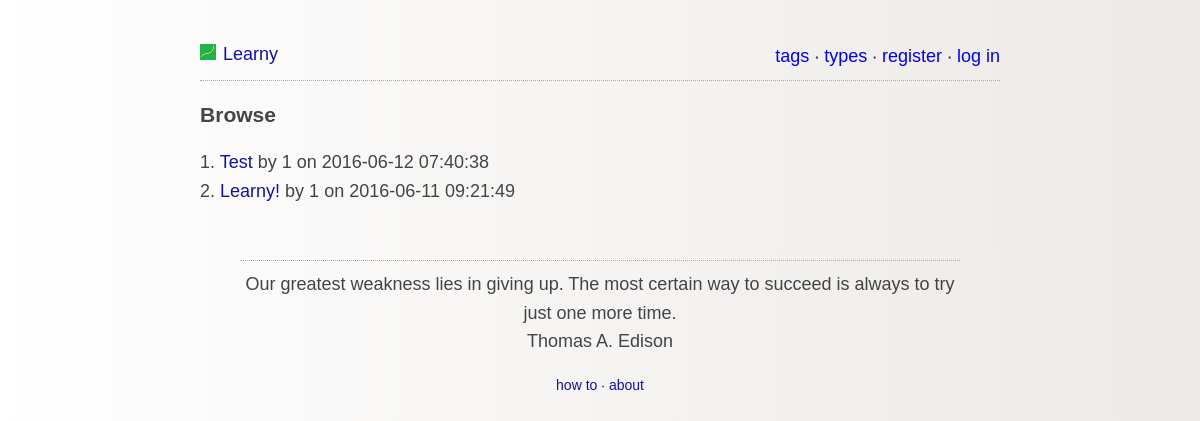
/old/browse.php, run on the app's committed database.
### tables this page shows
CREATE TABLE IF NOT EXISTS `posts` (
  `id` int(11) NOT NULL AUTO_INCREMENT,
  `subject` varchar(300) NOT NULL,
  `content` text NOT NULL,
  `uid` int(11) NOT NULL,
  `created_at` timestamp NOT NULL DEFAULT CURRENT_TIMESTAMP,
  `updated_at` timestamp NULL DEFAULT CURRENT_TIMESTAMP ON UPDATE CURRENT_TIMESTAMP,
  PRIMARY KEY (`id`),
  KEY `author` (`uid`)
);

### lib/postClass.php (called while the page is built, shortened)
<?php
	class postClass{
		public function fetchPosts($limit, $page){
			try{
				$db = getDB();
				$stmt = $db->prepare("SELECT id, subject, posts.uid, username, posts.created_at FROM posts INNER JOIN users ON posts.uid=users.uid ORDER BY updated_at DESC LIMIT :limit OFFSET :offset");
				$stmt->bindParam("limit", $limit,PDO::PARAM_INT);
				$offset = ($page-1)*$limit;
				$stmt->bindParam("offset", $offset,PDO::PARAM_INT);
				$stmt->execute();
				$data = $stmt->fetchAll(PDO::FETCH_OBJ);
				return $data;
			}
			catch(PDOException $e) {
				echo '{"error":{"text":'. $e->getMessage() .'}}';
			}
		}
	}
?>

### old/browse.php (the view, shortened to what this page needs)
<?php
	require('lib/postClass.php');
	$postClass = new postClass();
	if(isset($_GET['page'])){
		$page = $_GET['page'];
	}else{
		$page = 1;
	}
	$postsPerPage = 10;
	$posts = $postClass->fetchPosts($postsPerPage, $page);
?>
<html>
	<head>
		<?php include 'partials/header.php' ?>
	</head>
	<body>
		<div id="content">
			<?php include 'partials/top_menu.php' ?>
			<header>
				<h3>Browse</h3>
			</header>
			<?php
				foreach (array_reverse($posts) as $key=>$post){
					echo ($page-1)*$postsPerPage+($key+1) . ". <a href=post.php?id=$post->id>".htmlspecialchars($post->subject, ENT_QUOTES, 'UTF-8')."</a> by $post->uid on $post->created_at<br>";
				}
			?>
			<?php include 'partials/quote_block.php' ?>
			<?php include 'partials/footer.php' ?>
		</div>
	</body>
</html>

### css/style.css (style rules this page uses)
body { background: #ECE9E6; background: -webkit-linear-gradient(to left, #ECE9E6 , #FFFFFF); background: linear-gradient(to left, #ECE9E6 , #FFFFFF); margin:40px auto; max-width:800px; line-height:1.6; font-size:18px; font-family: helvetica, sans-serif; color:#444; padding:0 10px; }
h1,h2,h3,h4 { line-height:1.2; }
a { text-decoration:none; color:#11a; }

### data on the page
posts: key "1", subject "Test", uid "1", created_at "2016-06-12 07:40:38"
posts: key "2", subject "Learny!", uid "1", created_at "2016-06-11 09:21:49"

### other printed values
$quote "Our greatest weakness lies in giving up. The most certain way to succeed is always to try just one more time."
$quote_author "Thomas A. Edison"
